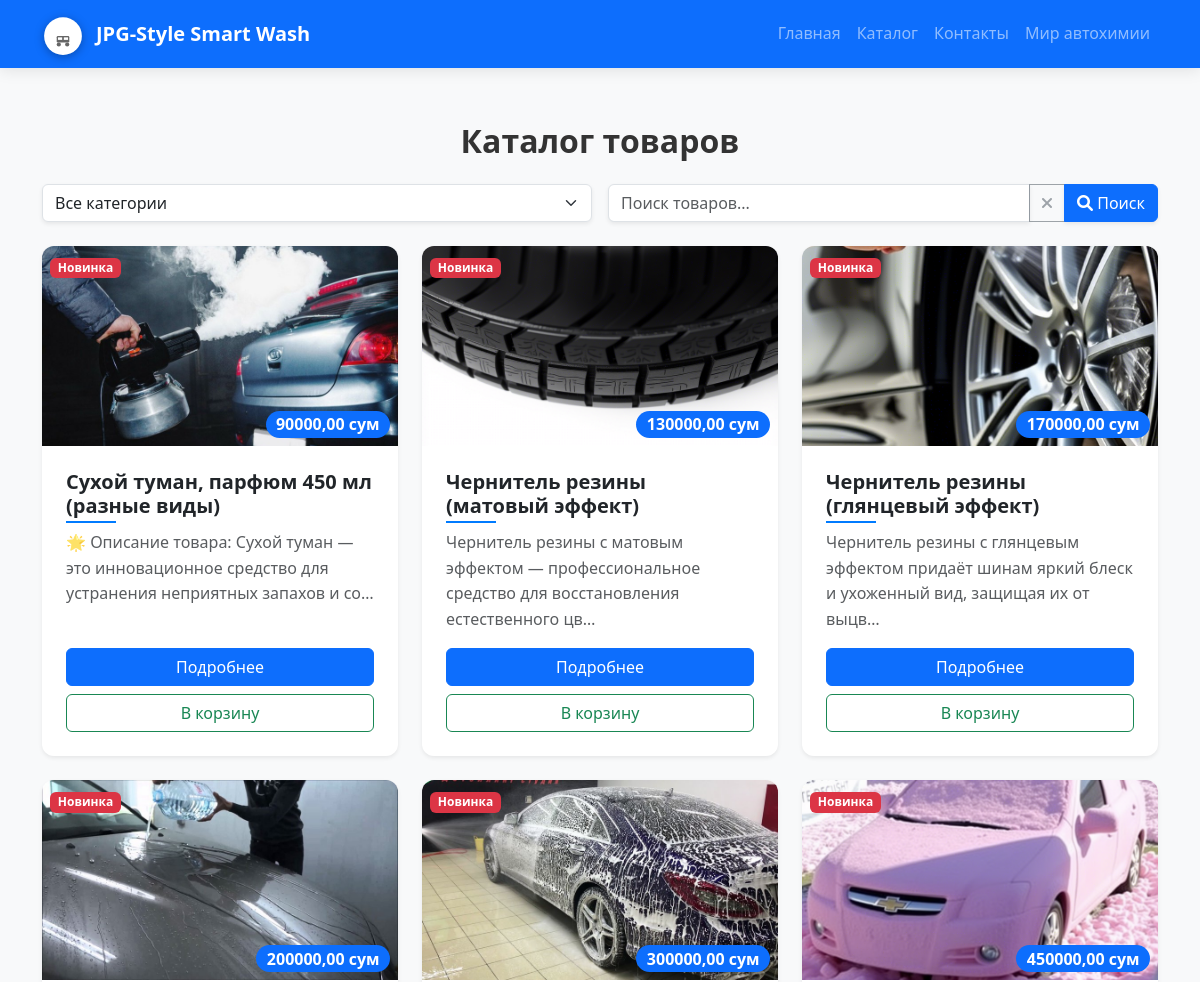
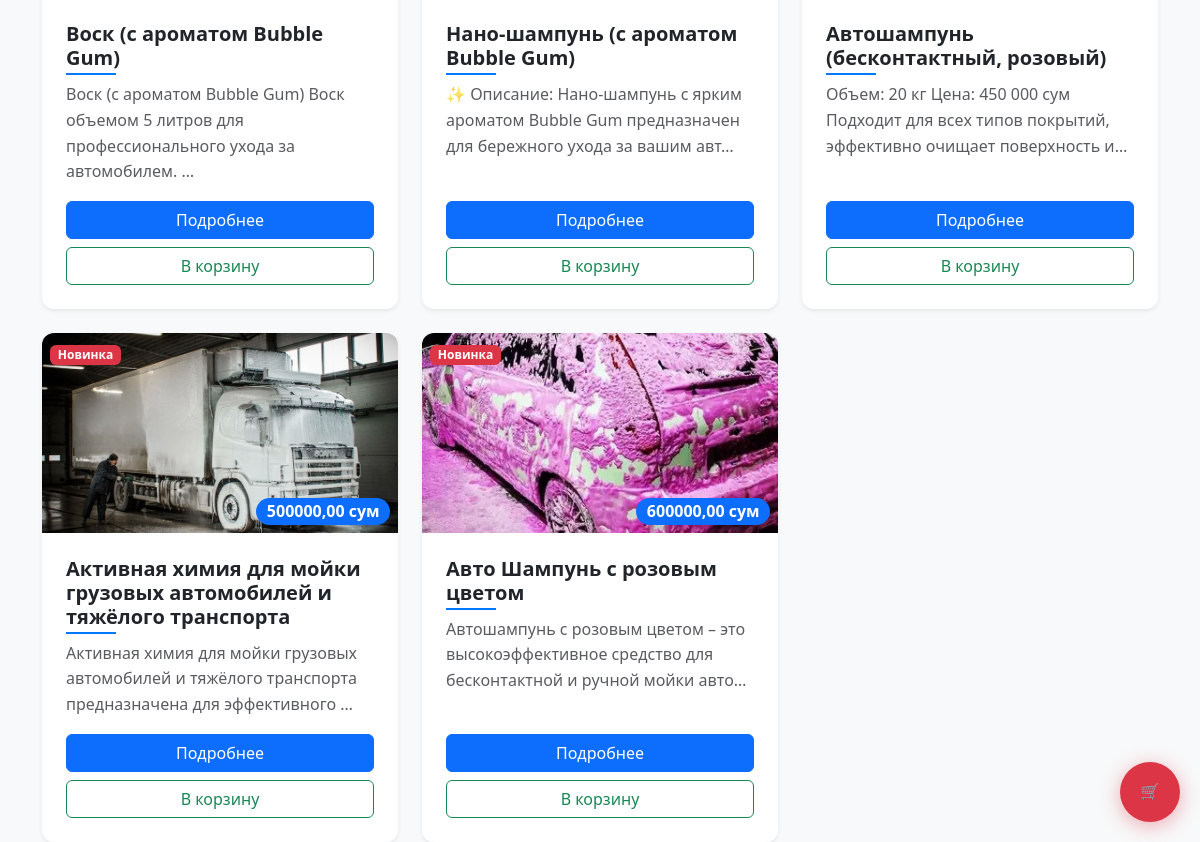
Page /catalog/ on the committed database (2 pictures, top to bottom).
### products/models.py (models this page shows, shortened)
class Product(models.Model):
    category = models.ForeignKey(
        Category,
        on_delete=models.CASCADE,
        verbose_name="Категория",
        related_name='products'
    )
    name = models.CharField(max_length=200, verbose_name="Название товара")
    description = models.TextField(verbose_name="Описание")
    price = models.DecimalField(
        max_digits=10,
        decimal_places=2,
        verbose_name="Цена"
    )
    image = models.ImageField(
        upload_to='products/%Y/%m/%d/',
        verbose_name="Фото товара",
        validators=[FileExtensionValidator(['jpg', 'jpeg', 'png', 'webp'])],
        help_text="Рекомендуемый формат: WebP или JPEG. Размер: не более 800×800 пикселей."
    )
    slug = models.SlugField(
        max_length=200,
        unique=True,
        blank=True,
        verbose_name="URL-адрес"
    )
    created_at = models.DateTimeField(auto_now_add=True, verbose_name="Дата создания")
    updated_at = models.DateTimeField(auto_now=True, verbose_name="Дата обновления")
    def get_absolute_url(self):
        return reverse('product_detail', kwargs={'slug': self.slug})
    class Meta:
        verbose_name = "Товар"
        verbose_name_plural = "Товары"
        ordering = ['-created_at']
        indexes = [
            models.Index(fields=['slug']),
            models.Index(fields=['name']),
            models.Index(fields=['-created_at']),
        ]
    @property
    def is_new(self):
        from django.utils import timezone
        return (timezone.now() - self.created_at).days < 7

### products/views.py (the view)
# urls.py: path('catalog/', views.catalog, name='catalog'),
def catalog(request):
    categories = Category.objects.all()
    selected_category = request.GET.get('category')
    search_query = request.GET.get('search', '').strip()
    products_list = Product.objects.all().order_by('-created_at')  # Убрали select_related для простоты
    if selected_category:
        products_list = products_list.filter(category__slug=selected_category)
    if search_query:
        products_list = products_list.filter(
            models.Q(name__icontains=search_query) |
            models.Q(description__icontains=search_query)
        )
    paginator = Paginator(products_list, 9)  # 9 товаров на странице
    page_number = request.GET.get('page')
    try:
        products = paginator.page(page_number)
    except PageNotAnInteger:
        products = paginator.page(1)
    except EmptyPage:
        products = paginator.page(paginator.num_pages)
    context = {
        'categories': categories,
        'products': products,
        'selected_category': selected_category,
        'search_query': search_query,
    }
    return render(request, 'products/catalog.html', context)

### products/context_processors.py (called while the page is built)
def wishlist_processor(request):
    context = {
        'user_wishlist': [],
        'wishlist_count': 0
    }
    if request.user.is_authenticated:
        wishlist_slugs = Wishlist.objects.filter(user=request.user) \
            .values_list('product__slug', flat=True)
        context['user_wishlist'] = list(wishlist_slugs)
        context['wishlist_count'] = len(context['user_wishlist'])
    return context

### products/templates/products/catalog.html (shortened to what this page needs)
{% extends "products/base.html" %}
{% load static %}
{% block content %}
<div class="animate__animated animate__fadeIn">
    <h2 class="my-4 text-center fw-bold">Каталог товаров</h2>
    <div class="mb-4 animate__animated animate__fadeInUp">
        <form method="get" class="row g-3 align-items-center" id="filter-form">
            <div class="col-md-6">
                <select name="category" id="category-select" class="form-select shadow-sm">
                    <option value="">Все категории</option>
                </select>
            </div>
            <div class="col-md-6">
                <div class="input-group">
                    <input type="text" name="search" id="search-input" class="form-control shadow-sm"
                           placeholder="Поиск товаров..." value="{{ request.GET.search }}">
                    <button type="button" id="reset-btn" class="btn btn-outline-secondary"
                            {% if not request.GET.search and not request.GET.category %}disabled{% endif %}>
                        <i class="fas fa-times"></i>
                    </button>
                    <button type="submit" class="btn btn-primary shadow-sm">
                        <i class="fas fa-search"></i> Поиск
                    </button>
                </div>
            </div>
        </form>
    </div>
    <div class="row g-4 row-cols-1 row-cols-md-3 animate__animated animate__fadeIn">
        {% if products %}
            {% for product in products %}
            <div class="col">
                <div class="card h-100 border-0 shadow-sm hover-3d">
                    <div class="position-relative overflow-hidden" style="height: 200px;">
                        <img src="{{ product.image.url }}"
                             class="card-img-top h-100 w-100 object-fit-cover transition hover-zoom"
                             alt="{{ product.name }}"
                             loading="lazy">
                        {% if product.is_new %}
                        <span class="position-absolute top-0 start-0 m-2">
                            <span class="badge bg-danger">Новинка</span>
                        </span>
                        {% endif %}
                        <div class="position-absolute bottom-0 end-0 m-2">
                            <span class="badge bg-primary rounded-pill fs-6">{{ product.price }} сум</span>
                        </div>
                    </div>
                    <div class="card-body d-flex flex-column">
                        <h5 class="card-title fw-bold">{{ product.name }}</h5>
                        <p class="card-text text-muted">{{ product.description|truncatechars:100 }}</p>
                        <div class="mt-auto d-grid gap-2">
                            <a href="{{ product.get_absolute_url }}" class="btn btn-primary hover-grow">
                                Подробнее
                            </a>
                            <form action="{% url 'add_to_cart' slug=product.slug %}" method="post">
                                <button type="submit" class="btn btn-outline-success w-100 hover-grow">
                                    В корзину
                                </button>
                            </form>
                        </div>
                    </div>
                </div>
            </div>
            {% endfor %}
        {% endif %}
    </div>
</div>
{% endblock %}

### static/css/style.css (style rules this page uses)
body { font-family: 'Segoe UI', sans-serif; line-height: 1.6; color: #333; background-color: #f8f9fa; }
.card { display: flex; flex-direction: column; height: 100%; border: none; background-color: #fff; transition: all 0.4s cubic-bezier(0.25, 0.8, 0.25, 1); box-shadow: 0 1px 3px rgba(0, 0, 0, 0.12), 0 1px 2px rgba(0, 0, 0, 0.24); border-radius: 12px; overflow: hidden; transform: translateY(0); }
.card-img-top { object-fit: cover; height: 200px; transition: transform 0.5s ease, filter 0.3s ease; filter: saturate(0.9); }
.card-body { display: flex; flex-direction: column; justify-content: space-between; padding: 1.5rem; flex: 1 1 auto; transition: all 0.3s ease; }
.card-title { font-size: 1.25rem; margin-bottom: 0.75rem; position: relative; display: inline-block; }
.card-title::after { content: ''; position: absolute; bottom: -5px; left: 0; width: 50px; height: 2px; background: #007bff; transition: width 0.3s ease; }
.wave-effect { position: relative; overflow: hidden; }
.wave-effect:after { content: ""; display: block; position: absolute; width: 100%; height: 100%; top: 0; left: 0; pointer-events: none; background-image: radial-gradient(circle, #fff 10%, transparent 10.01%); background-repeat: no-repeat; background-position: 50%; transform: scale(10, 10); opacity: 0; transition: transform .5s, opacity 1s; }

### products/templates/products/base.html (style rules this page uses)
:root { --primary-color: #007BFF; --secondary-color: #6c757d; --accent-color: #dc3545; --light-color: #f8f9fa; --dark-color: #343a40; }

### products/templates/products/catalog.html (style rules this page uses)
.hover-3d { transition: transform 0.3s ease, box-shadow 0.3s ease; }
.hover-grow { transition: transform 0.2s ease; }

### rows in the picture
Product: image (picture), shows "Новинка", price "90000,00", name "Сухой туман, парфюм 450 мл (разные виды)", description "🌟 Описание товара: Сухой туман — это инновационное средство для устранения неприятных запахов и со…"
Product: image (picture), shows "Новинка", price "130000,00", name "Чернитель резины (матовый эффект)", description "Чернитель резины с матовым эффектом — профессиональное средство для восстановления естественного цв…"
Product: image (picture), shows "Новинка", price "170000,00", name "Чернитель резины (глянцевый эффект)", description "Чернитель резины с глянцевым эффектом придаёт шинам яркий блеск и ухоженный вид, защищая их от выцв…"
Product: image (picture), shows "Новинка", price "200000,00", name "Воск (с ароматом Bubble Gum)", description "Воск (с ароматом Bubble Gum) Воск объемом 5 литров для профессионального ухода за автомобилем. …"
Product: image (placeholder picture), shows "Новинка", price "300000,00", name "Нано-шампунь (с ароматом Bubble Gum)", description "✨ Описание: Нано-шампунь с ярким ароматом Bubble Gum предназначен для бережного ухода за вашим авт…"
Product: image (picture), shows "Новинка", price "450000,00", name "Автошампунь (бесконтактный, розовый)", description "Объем: 20 кг Цена: 450 000 сум Подходит для всех типов покрытий, эффективно очищает поверхность и…"
Product: image (picture), shows "Новинка", price "500000,00", name "Активная химия для мойки грузовых автомобилей и тяжёлого транспорта", description "Активная химия для мойки грузовых автомобилей и тяжёлого транспорта предназначена для эффективного …"
Product: image (picture), shows "Новинка", price "600000,00", name "Авто Шампунь с розовым цветом", description "Автошампунь с розовым цветом – это высокоэффективное средство для бесконтактной и ручной мойки авто…"
